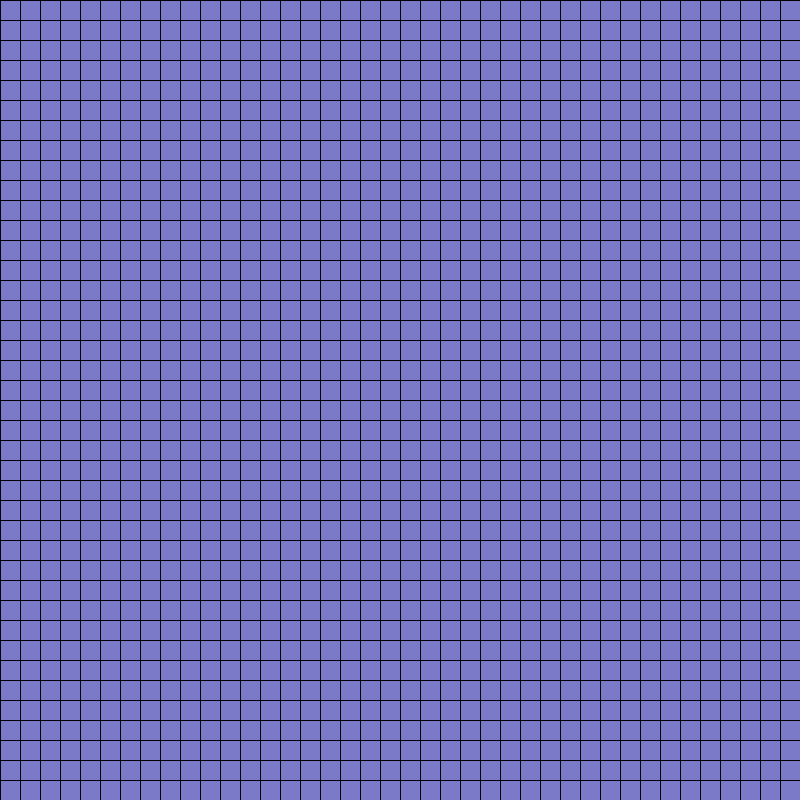
Frame 1 (no input)
Frame 60 (the mouse pressed at the canvas centre just before this capture): identical to frame 1, image omitted
Frame 120 (the mouse held since frame 60 and released just before this capture): identical to frame 1, image omitted

The Processing sketch that drew this single still picture (run headless with seeded random() and noise(); from frame 60 on, the mouse is pressed at the canvas centre):

// Processing sketch: MineKeeper
// ── MineKeeper.pde
void setup(){
  size(800,800);
}

void drawBoard(int quadSize){
  for (int y = 0; y < height/quadSize; y++){
    for (int x = 0; x < width/quadSize; x++){
      noFill();
      rect(x*quadSize,y*quadSize,quadSize,quadSize);
    }
  }
}
void draw(){
  background(122,122,200);
  drawBoard(20);

}
